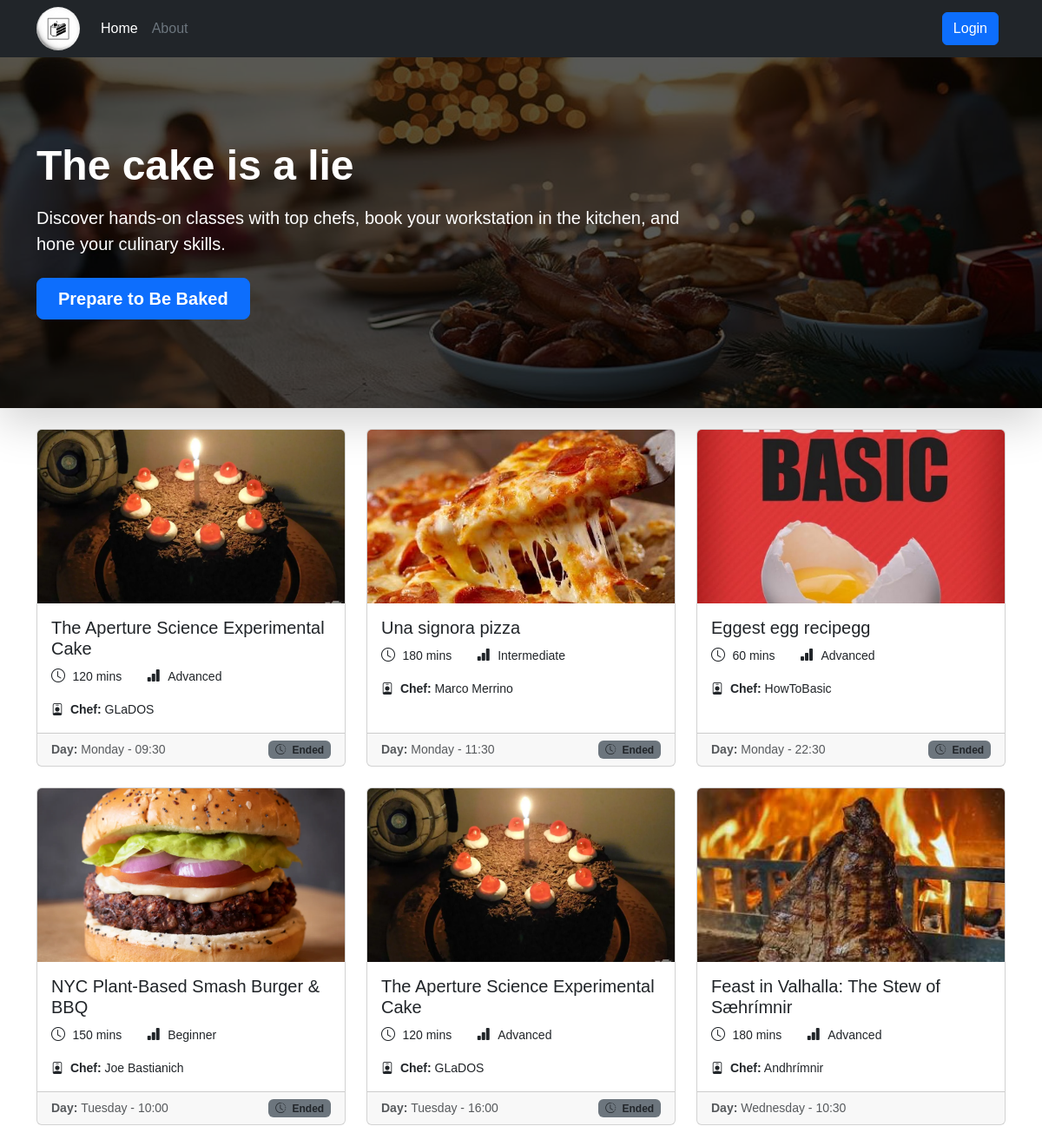
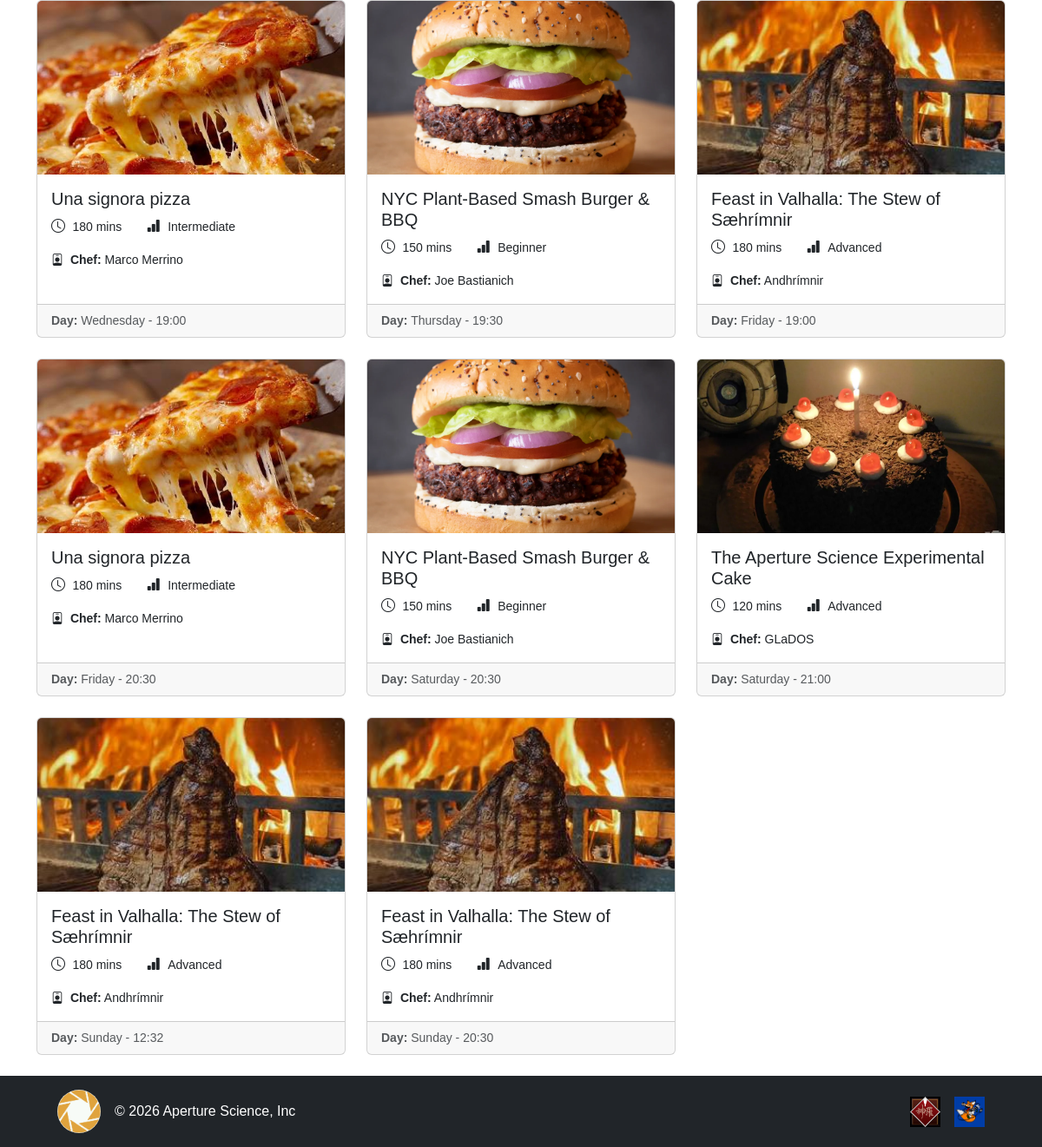
The page / on the database its author committed (2 pictures, top to bottom).
### tables this page shows
CREATE TABLE "CLASS_SESSION" (
	"id"	INTEGER NOT NULL UNIQUE,
	"max_capacity"	INTEGER NOT NULL,
	"start_time"	TEXT NOT NULL,
	"day_of_week"	TEXT NOT NULL,
	"kitchen"	TEXT NOT NULL,
	"COOKING_CLASS_id"	INTEGER NOT NULL,
	PRIMARY KEY("id" AUTOINCREMENT),
	FOREIGN KEY("COOKING_CLASS_id") REFERENCES "COOKING_CLASS"("id") ON DELETE CASCADE
);

CREATE TABLE "COOKING_CLASS" (
	"id"	INTEGER NOT NULL UNIQUE,
	"cuisine"	TEXT NOT NULL,
	"title"	TEXT NOT NULL,
	"duration"	INTEGER NOT NULL,
	"difficulty"	TEXT NOT NULL CHECK("difficulty" IN ('Beginner', 'Intermediate', 'Advanced')),
	"chef_name"	TEXT NOT NULL,
	"description"	TEXT NOT NULL,
	"dietary_category"	TEXT NOT NULL CHECK("dietary_category" IN ('Standard', 'Vegetarian', 'Vegan', 'Gluten-free')),
	"photo_1"	TEXT NOT NULL,
	"photo_2"	TEXT NOT NULL,
	"photo_3"	TEXT NOT NULL,
	"USER_email"	TEXT NOT NULL,
	PRIMARY KEY("id" AUTOINCREMENT),
	FOREIGN KEY("USER_email") REFERENCES "USER"("email") ON DELETE CASCADE
);

### app.py (the view)
@app.route("/")
def home():
    session_classes = cooking_class_dao.get_all_sessions()
    passed_sessions = []
    for session in session_classes:
        if utilities_dao.check_end_of_session(session["day_of_week"], session["start_time"], session["duration"]):
            passed_sessions.append(session["id"])
    user_bookings = {}
    if current_user.is_authenticated:
        for session in session_classes:
            status = booking_dao.check_existing_booking(current_user.email, session["id"])
            if status:
                user_bookings[session["id"]] = status
    return render_template("public/index.html", session_classes=session_classes, user_bookings=user_bookings, passed_sessions=passed_sessions)

### dao/cooking_class_dao.py (called while the page is built)
def get_all_sessions():
    conn = utilities_dao.db_connect()
    cursor = conn.cursor()
    cursor.execute("""
        SELECT *
        FROM CLASS_SESSION
        JOIN COOKING_CLASS ON CLASS_SESSION.COOKING_CLASS_id = COOKING_CLASS.id
        """)
    sessions = cursor.fetchall()
    sessions.sort(key=lambda s: (utilities_dao.DAYS.index(s["day_of_week"]), s["start_time"]))
    utilities_dao.close_connection(conn, cursor)
    return sessions

### dao/utilities_dao.py (called while the page is built)
def db_connect():
    conn = sqlite3.connect(DATABASE)
    conn.row_factory = sqlite3.Row
    return conn

def close_connection(conn, cursor):
    conn.commit()
    cursor.close()
    conn.close()

def get_week_time(day, time_str):
    hours, minutes = time_str.split(":")
    return datetime.timedelta(days=DAYS.index(day), hours=int(hours), minutes=int(minutes))

def get_minutes(time_str):
    return datetime.timedelta(minutes=int(time_str))

def check_end_of_session(day, time, duration):
    session_start_time = get_week_time(day, time)
    session_duration = get_minutes(duration)
    session_end_time = session_start_time + session_duration
    current_time = get_week_time(CURRENT_DAY, CURRENT_TIME)
    return current_time >= session_end_time

### templates/public/index.html (shortened to what this page needs)
{% extends "base.html" %}
{% block content %}
<section class="hero-section">
    <div class="shadow-lg position-relative overflow-hidden hero-banner">
        <div class="position-absolute top-0 start-0 w-100 h-100 d-flex align-items-center hero-mask">
            <div class="container">
                <div class="text-white col-lg-8">
                    <h1 class="display-5 fw-bold mb-3">The cake is a lie</h1>
                    <p class="lead mb-4">
                        Discover hands-on classes with top chefs, book your workstation in the kitchen, and hone your
                        culinary skills.
                    </p>
                    <div class="d-grid gap-2 d-sm-flex">
                        <a href="#sessions-list" class="btn btn-primary btn-lg px-4 gap-3 fw-bold">Prepare to Be
                            Baked</a>
                    </div>
                </div>
            </div>
        </div>
    </div>
</section>
<div id="sessions-list" class="container my-4">
    {% if session_classes %}
    <div class="row g-4">
        {% for session in session_classes %}
        <div class="col-12 col-md-6 col-lg-4">
            <div class="card h-100">
                <img src="{{ url_for('static', filename='img/classes/' ~ session.photo_1) }}" alt="{{ session.title }}"
                    class="card-img-top object-fit-cover card-session-img">
                <div class="card-body">
                    <h5 class="card-title">
                        <a href="{{ url_for('session_details', session_id=session.id) }}"
                            class="stretched-link text-decoration-none text-dark">
                            {{ session.title }}
                        </a>
                    </h5>
                    <ul class="mb-3 list-inline">
                        <li class="list-inline-item">
                            <i class="bi bi-clock me-1"></i>
                            <span class="small">{{ session.duration }} mins</span>
                        </li>
                        <li class="list-inline-item ms-3">
                            <i class="bi bi-bar-chart-fill me-1"></i>
                            <span class="small">{{ session.difficulty }}</span>
                        </li>
                    </ul>
                    <p class="small mb-0">
                        <i class="bi bi-person-badge me-1"></i>
                        <strong>Chef:</strong> {{ session.chef_name }}
                    </p>
                </div>
                <div class="card-footer d-flex justify-content-between mt-0">
                    <small class="text-body-secondary"><strong>Day: </strong>{{ session.day_of_week }} - {{
                        session.start_time }}</small>
                    {% if session.id in passed_sessions %}
                        {% if user_bookings.get(session.id) == 'ENROLLED' %}
                        <span class="badge bg-secondary">
                            <i class="bi bi-check-circle me-1"></i> Attended
                        </span>
                        {% else %}
                        <span class="badge bg-secondary text-dark">
                            <i class="bi bi-clock-history me-1"></i> Ended
                        </span>
                        {% endif %}
                    {% endif %}
                </div>
            </div>
        </div>
        {% endfor %}
    </div>
    {% endif %}
</div>
{% endblock %}

### static/css/root.css (style rules this page uses)
html { scrollbar-width: thin; scrollbar-color: #0072FA #212529; scroll-behavior: smooth; }
body { padding-top: 60px; overflow-x: hidden; font-family: Verdana, Geneva, Tahoma, sans-serif; }

### static/css/index.css (style rules this page uses)
.hero-banner { background-image: url('../img/home/hero.jpg'); background-size: cover; background-position: center; min-height: 410px; }
.hero-mask { background-color: rgba(0, 0, 0, 0.65); }
.card-session-img { height: 200px; }
#sessions-list { scroll-margin-top: 60px; }

### rows shown on the page
CLASS_SESSION: photo_1 (picture), title "The Aperture Science Experimental Cake", duration "120", difficulty "Advanced", chef_name "GLaDOS", day_of_week "Monday", start_time "09:30", shows "Ended"
CLASS_SESSION: photo_1 (picture), title "Una signora pizza", duration "180", difficulty "Intermediate", chef_name "Marco Merrino", day_of_week "Monday", start_time "11:30", shows "Ended"
CLASS_SESSION: photo_1 (picture), title "Eggest egg recipegg", duration "60", difficulty "Advanced", chef_name "HowToBasic", day_of_week "Monday", start_time "22:30", shows "Ended"
CLASS_SESSION: photo_1 (picture), title "NYC Plant-Based Smash Burger & BBQ", duration "150", difficulty "Beginner", chef_name "Joe Bastianich", day_of_week "Tuesday", start_time "10:00", shows "Ended"
CLASS_SESSION: photo_1 (picture), title "The Aperture Science Experimental Cake", duration "120", difficulty "Advanced", chef_name "GLaDOS", day_of_week "Tuesday", start_time "16:00", shows "Ended"
CLASS_SESSION: photo_1 (picture), title "Feast in Valhalla: The Stew of Sæhrímnir", duration "180", difficulty "Advanced", chef_name "Andhrímnir", day_of_week "Wednesday", start_time "10:30"
CLASS_SESSION: photo_1 (picture), title "Una signora pizza", duration "180", difficulty "Intermediate", chef_name "Marco Merrino", day_of_week "Wednesday", start_time "19:00"
CLASS_SESSION: photo_1 (picture), title "NYC Plant-Based Smash Burger & BBQ", duration "150", difficulty "Beginner", chef_name "Joe Bastianich", day_of_week "Thursday", start_time "19:30"
CLASS_SESSION: photo_1 (picture), title "Feast in Valhalla: The Stew of Sæhrímnir", duration "180", difficulty "Advanced", chef_name "Andhrímnir", day_of_week "Friday", start_time "19:00"
CLASS_SESSION: photo_1 (picture), title "Una signora pizza", duration "180", difficulty "Intermediate", chef_name "Marco Merrino", day_of_week "Friday", start_time "20:30"
CLASS_SESSION: photo_1 (picture), title "NYC Plant-Based Smash Burger & BBQ", duration "150", difficulty "Beginner", chef_name "Joe Bastianich", day_of_week "Saturday", start_time "20:30"
CLASS_SESSION: photo_1 (picture), title "The Aperture Science Experimental Cake", duration "120", difficulty "Advanced", chef_name "GLaDOS", day_of_week "Saturday", start_time "21:00"
CLASS_SESSION: photo_1 (picture), title "Feast in Valhalla: The Stew of Sæhrímnir", duration "180", difficulty "Advanced", chef_name "Andhrímnir", day_of_week "Sunday", start_time "12:32"
CLASS_SESSION: photo_1 (picture), title "Feast in Valhalla: The Stew of Sæhrímnir", duration "180", difficulty "Advanced", chef_name "Andhrímnir", day_of_week "Sunday", start_time "20:30"
